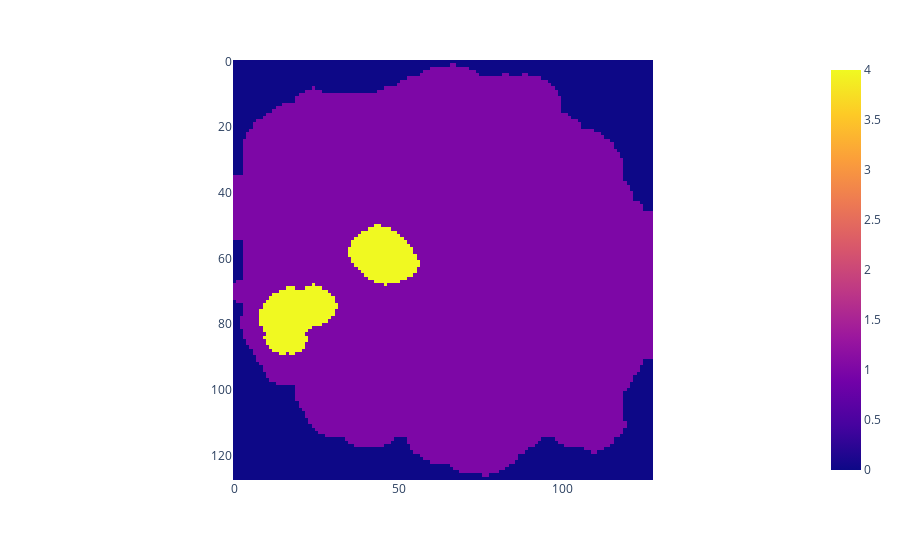

The notebook cell this image was saved under:
### Code cell
from skimage.morphology import opening, disk, square
opened = opening(I_gmm, disk(4))
fig = px.imshow(opened)
fig.show()

### Figure 1 — Plotly figure (JSON) as saved in the notebook; plotly's stock layout.template omitted (floating-point values rounded to 4 significant figures; data arrays with more than 128 entries replaced by an {"elided": "..."} marker saying what was removed)
{"data": [{"coloraxis": "coloraxis", "hovertemplate": "x: %{x}<br>y: %{y}<br>color: %{z}<extra></extra>", "name": "0", "type": "heatmap", "xaxis": "x", "yaxis": "y", "z": {"elided": "128x128 int values"}}], "layout": {"coloraxis": {"colorscale": [[0, "#0d0887"], [0.1111, "#46039f"], [0.2222, "#7201a8"], [0.3333, "#9c179e"], [0.4444, "#bd3786"], [0.5556, "#d8576b"], [0.6667, "#ed7953"], [0.7778, "#fb9f3a"], [0.8889, "#fdca26"], [1, "#f0f921"]]}, "margin": {"t": 60}, "xaxis": {"anchor": "y", "constrain": "domain", "domain": [0, 1], "scaleanchor": "y"}, "yaxis": {"anchor": "x", "autorange": "reversed", "constrain": "domain", "domain": [0, 1]}}}
